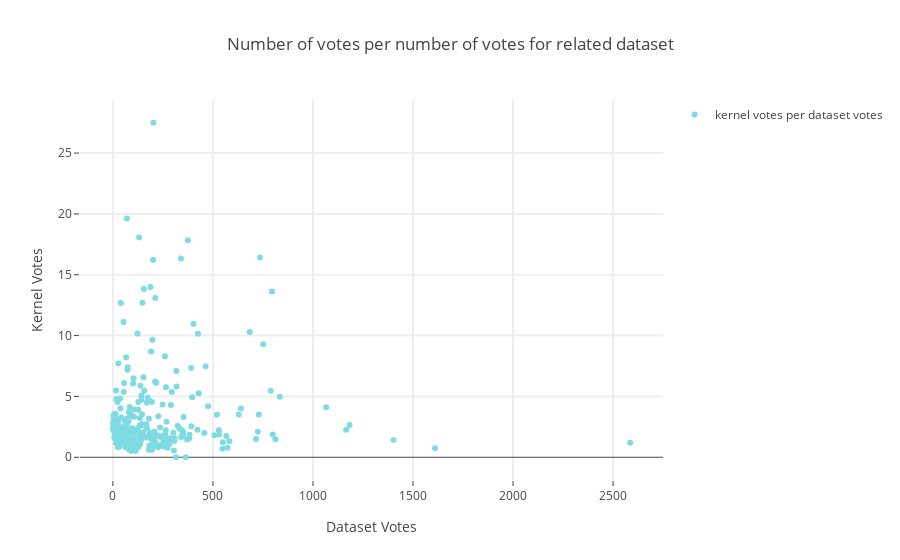

Write notebook code for a chart like this one.
### Code cell
#plot with plotly

# Create traces
trace0 = go.Scatter(
    x = votes_by_dvotes['TotalDatasetVotes'], 
    y = votes_by_dvotes['TotalKernelVotes'],
    mode = 'markers',
    name = 'kernel votes per dataset votes',
    marker = dict(color = '#7FDBE2')
)

data = [trace0]

layout = go.Layout(
    title='Number of votes per number of votes for related dataset',
    xaxis=dict(title='Dataset Votes', ticklen=5, zeroline=False, gridwidth=2),
    yaxis=dict(title='Kernel Votes', ticklen=5, gridwidth=2),
    showlegend=True
)

fig = go.Figure(data=data, layout=layout)

py.offline.iplot(fig)

### Figure 1 — Plotly figure (JSON) as saved in the notebook; plotly's stock layout.template omitted (floating-point values rounded to 4 significant figures; data arrays with more than 128 entries replaced by an {"elided": "..."} marker saying what was removed)
{"data": [{"marker": {"color": "#7FDBE2"}, "mode": "markers", "name": "kernel votes per dataset votes", "type": "scatter", "uid": "f0b390ec-b9dd-40e6-a17b-d9cb31d807ad", "x": {"elided": "259 int values"}, "y": {"elided": "259 float values"}}], "layout": {"showlegend": true, "title": {"text": "Number of votes per number of votes for related dataset"}, "xaxis": {"gridwidth": 2, "ticklen": 5, "title": {"text": "Dataset Votes"}, "zeroline": false}, "yaxis": {"gridwidth": 2, "ticklen": 5, "title": {"text": "Kernel Votes"}}}}
